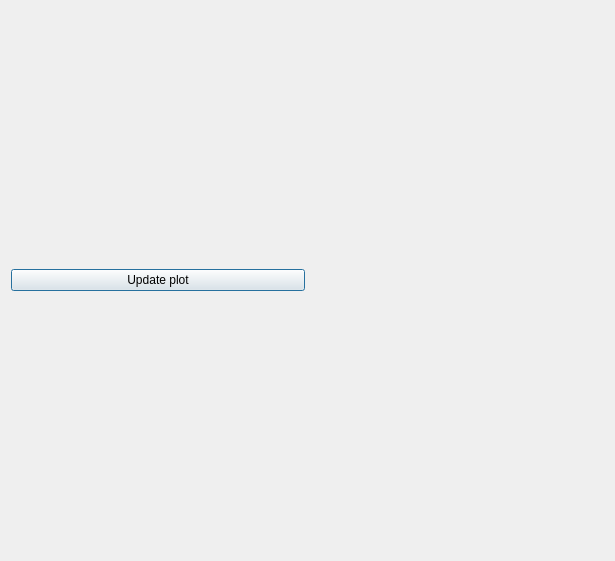
<?xml version="1.0" encoding="UTF-8"?>
<ui version="4.0">
 <class>Dialog_virtual_image_plot</class>
 <widget class="QDialog" name="Dialog_virtual_image_plot">
  <property name="geometry">
   <rect>
    <x>0</x>
    <y>0</y>
    <width>615</width>
    <height>561</height>
   </rect>
  </property>
  <property name="windowTitle">
   <string>Virtual Image Plot</string>
  </property>
  <layout class="QGridLayout" name="gridLayout">
   <item row="0" column="0">
    <widget class="QPushButton" name="pushButton_update_plot">
     <property name="text">
      <string>Update plot</string>
     </property>
    </widget>
   </item>
   <item row="1" column="0" colspan="2">
    <layout class="QGridLayout" name="image_layout"/>
   </item>
  </layout>
 </widget>
 <resources/>
 <connections/>
</ui>
